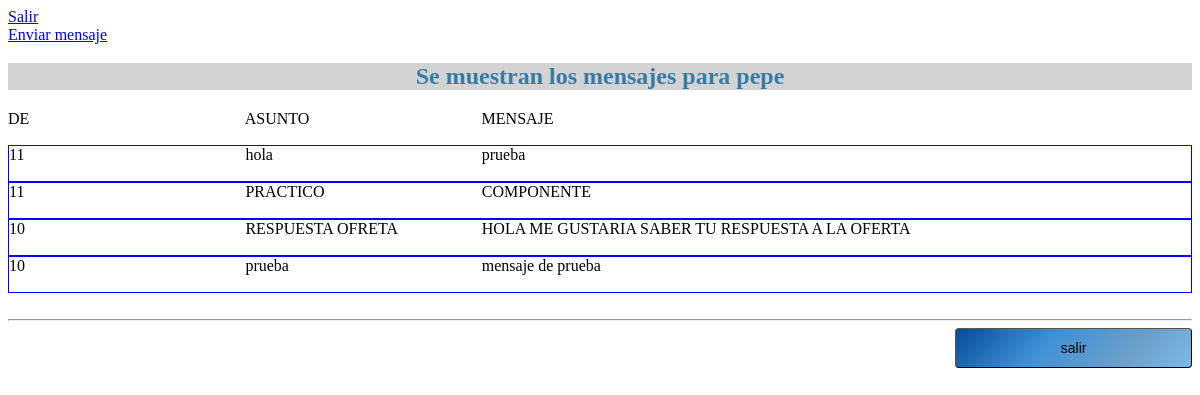
The app's page /message/ (signed in) with its own data.
### tables this page shows
CREATE TABLE mensajes (id INTEGER PRIMARY KEY AUTOINCREMENT NOT NULL, de INT REFERENCES usuario (id) NOT NULL, para INT REFERENCES usuario (id) NOT NULL, asunto VARCHAR (100) NOT NULL, mensaje VARCHAR (2000) NOT NULL);

### web.py (the view)
@app.route('/message/')
def messages():
    usu = session['id']
    print(usu)
    sql = f'SELECT de, para, asunto, mensaje FROM mensajes WHERE para={usu}'
    res = seleccion(sql)
    if len(res)==0:
        return render_template('mensajes.html', titulo=f"No hay mensajes para {session['nom']}", messages=res)
    else:
        return render_template('mensajes.html', titulo=f"Se muestran los mensajes para {session['nom']}", messages=res)

### db.py (called while the page is built)
def seleccion(sql) -> list:
    try:
        with sqlite3.connect(URL_DB) as con:
            cur = con.cursor()
            res = cur.execute(sql).fetchall()
    except Exception:
        res = None
    return res

### templates/mensajes.html
{% extends "base.html" %}
{% block contenido %}
        <div class='mensajes'>
            <div class='fila'>
                <div class='c2'>DE</div>
                <div class='c2'>ASUNTO</div>
                <div class='c6'>MENSAJE</div>
            </div>
            {% for dat in messages %}
            <div class='fila border blue'>
                <div class='c2'>{{ dat[0] }}</div>
                <div class='c2'>{{ dat[2] }}</div>
                <div class='c6'>{{ dat[3] }}</div>
            </div>
            {% endfor %}
            <form action='/logout/' method='GET' name='salir' i|d='salir'>
                <div class='fila'><br /><hr /><br /></div>
                <div class='fila'>
                    <div class='c8'>&nbsp;</div>
                    <div class='c2'><input type='submit' name='salbtn' id='salbtn' value='salir' /></div>
                </div>
            </form>
        </div>
{% endblock %}

### templates/base.html (shortened to what this page needs)
<!DOCTYPE html>
<html lang="es">
    <head>
        <link rel='stylesheet' type='text/css' href='{{ url_for("static", filename="css/estilo45.css") }}' />
    </head>
    <body>
       <nav>
           <div class='fila menu'>
               {% if 'usr' in session %}
               <div><a href='/logout/'>Salir</a></div>
               <div><a href='/send/'>Enviar mensaje</a></div>
               {% else %}
               <div><a href='/'>Inicio</a></div>
               <div><a href='/register/'>Registro</a></div>
               <div><a href='/downloadimg/'>Descargar imagen</a></div>
               <div><a href='/downloadpdf/'>Descargar PDF</a></div>
               {% endif %}
           </div>
           <h1>{{ titulo }}</h1>
           {% block contenido %}{% endblock %}
       </nav>
    </body>
</html>

### static/css/estilo45.css (style rules this page uses)
h1 { font-family : serif; text-align : center; background-color : lightgray; color : #377ba8; }
.fila { height : 35px; }
.c2 { width : 20%; display : inline; float : left; overflow-x : hidden; }
.c6 { width : 60%; display : inline; float : left; overflow-x : hidden; }
.c8 { width : 80%; display : inline; float : left; overflow-x : hidden; }
input[type=button], input[type=submit] { border-color : #000; border-width : 1px; border-radius : 4px 4px 4px 4px; -moz-border-radius : 4px 4px 4px 4px; -webkit-border-radius : 4px 4px 4px 4px; color : #000; cursor : pointer; display : inline-block; font-size : 14px; width : 100%; height : 40px; text-align : center !important; background : #074b99; background : -moz-linear-gradient(-45deg, #074b99 0%, #3e91d6 38%, #6c9fc9 73%, #7db9e8 100%); background : -webkit-linear-gradient(-45deg, #074b99 0%,#3e91d6 38%,#6c9fc9 73%,#7db9e8 100%); background : linear-gradient(135deg, #074b99 0%,#3e91d6 38%,#6c9fc9 73%,#7db9e8 100%); filter : progid:DXImageTransform.Microsoft.gradient( startColorstr='#074b99', endColorstr='#7db9e8',GradientType=1 ); }
.border { border : 1px solid black; }
.blue { border-color : blue; }

### records on screen
mensajes: de "11", asunto "hola", mensaje "prueba"
mensajes: de "11", asunto "PRACTICO", mensaje "COMPONENTE"
mensajes: de "10", asunto "RESPUESTA OFRETA", mensaje "HOLA ME GUSTARIA SABER TU RESPUESTA A LA OFERTA"
mensajes: de "10", asunto "prueba", mensaje "mensaje de prueba"

### other values on screen
{{ titulo }} "Se muestran los mensajes para pepe"
